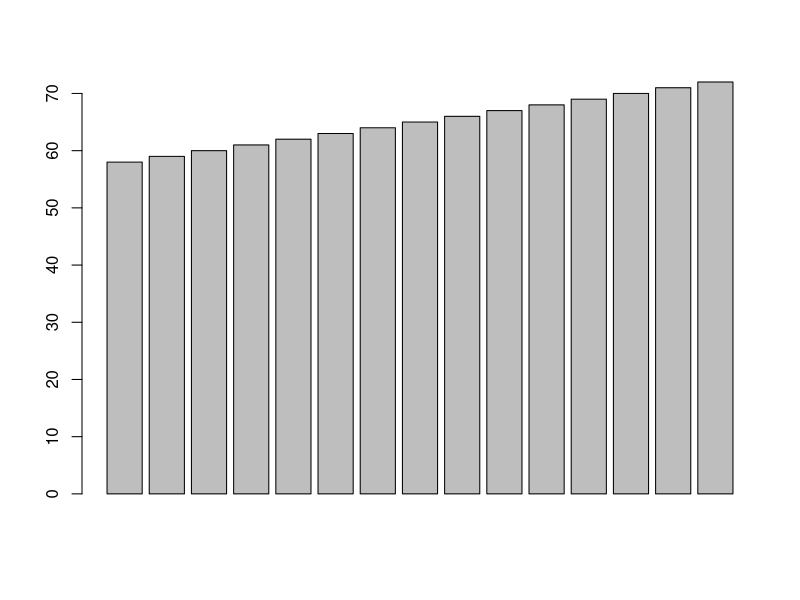
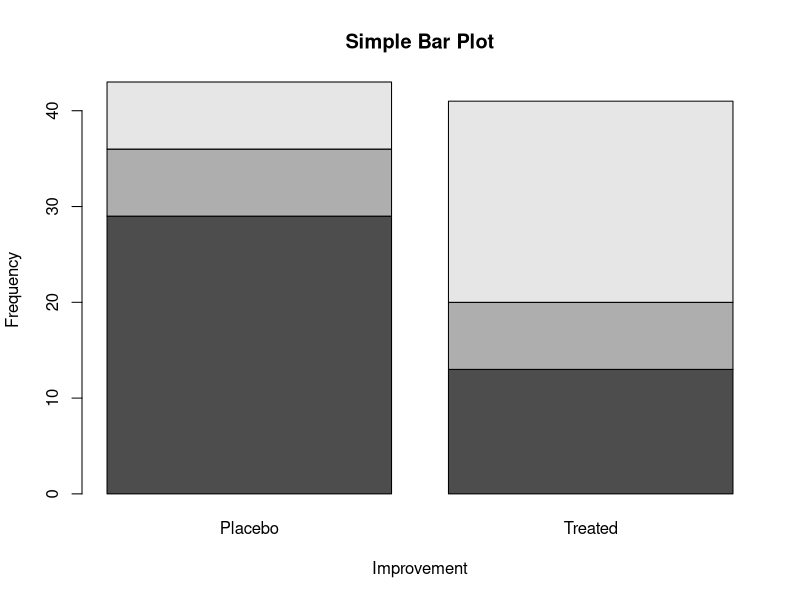
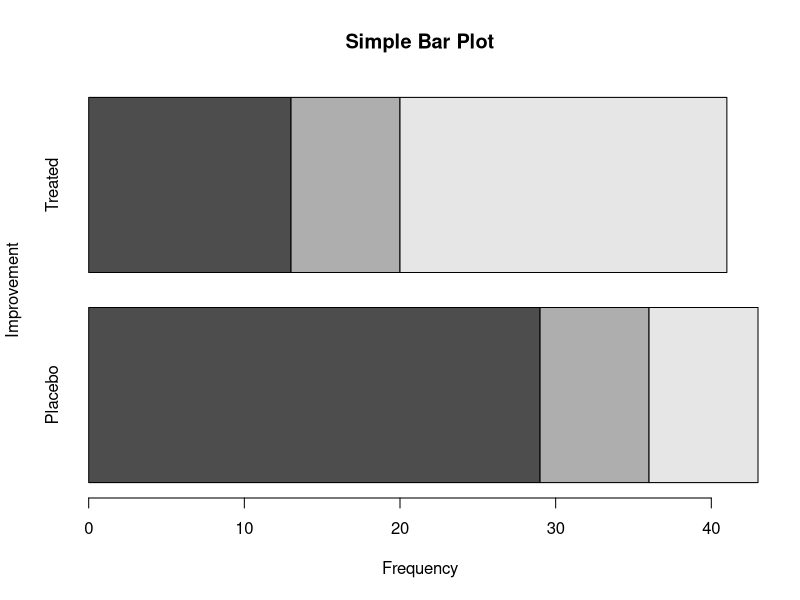
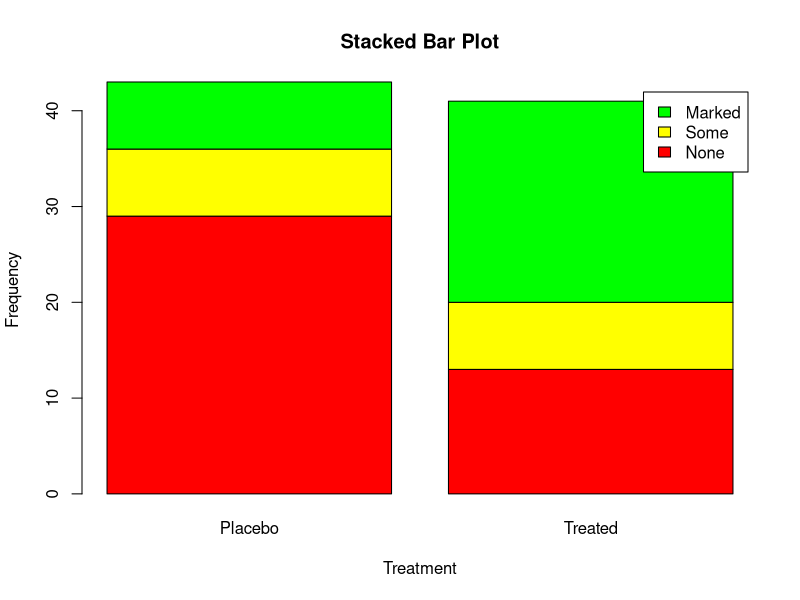
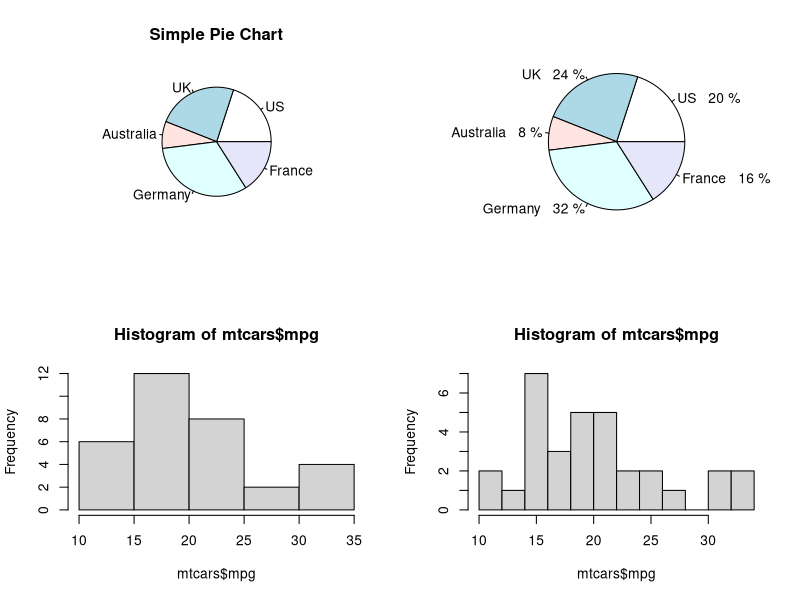

These charts were generated, in order, by the following R code:

attach(women)
women
barplot(height)

library(vcd)

counts <- table(Arthritis$Improved, Arthritis$Treatment)

barplot(counts,main="Simple Bar Plot", xlab="Improvement", ylab="Frequency")

barplot(counts, main="Simple Bar Plot", horiz = TRUE, ylab="Improvement", xlab="Frequency")

barplot(counts, main="Stacked Bar Plot", xlab="Treatment", ylab="Frequency", col=c("red", "yellow","green"),
        legend = rownames(counts))

par(mfrow=c(2,2))
slices <- c(10,12, 4, 16, 8)
lbls <- c("US","UK","Australia","Germany","France")

pie(slices, labels=lbls,
    main="Simple Pie Chart")

pct <- round(slices/sum(slices)*100)
lbls2 <- paste(lbls, " ", pct, "%", sep=" ")
pie(slices, labels = lbls2, edges=200, radius=1 )

hist(mtcars$mpg)

hist(mtcars$mpg, breaks = 12)
